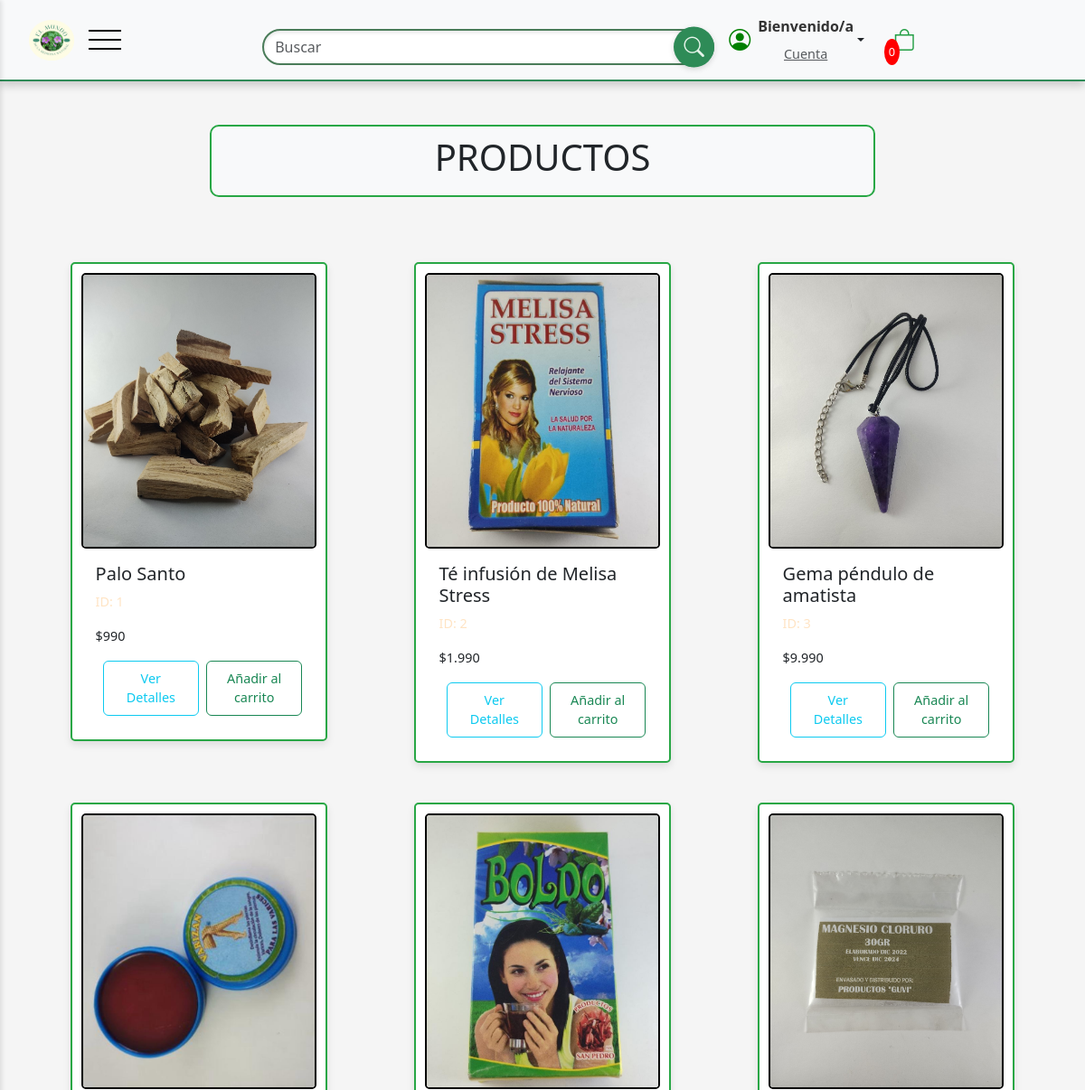
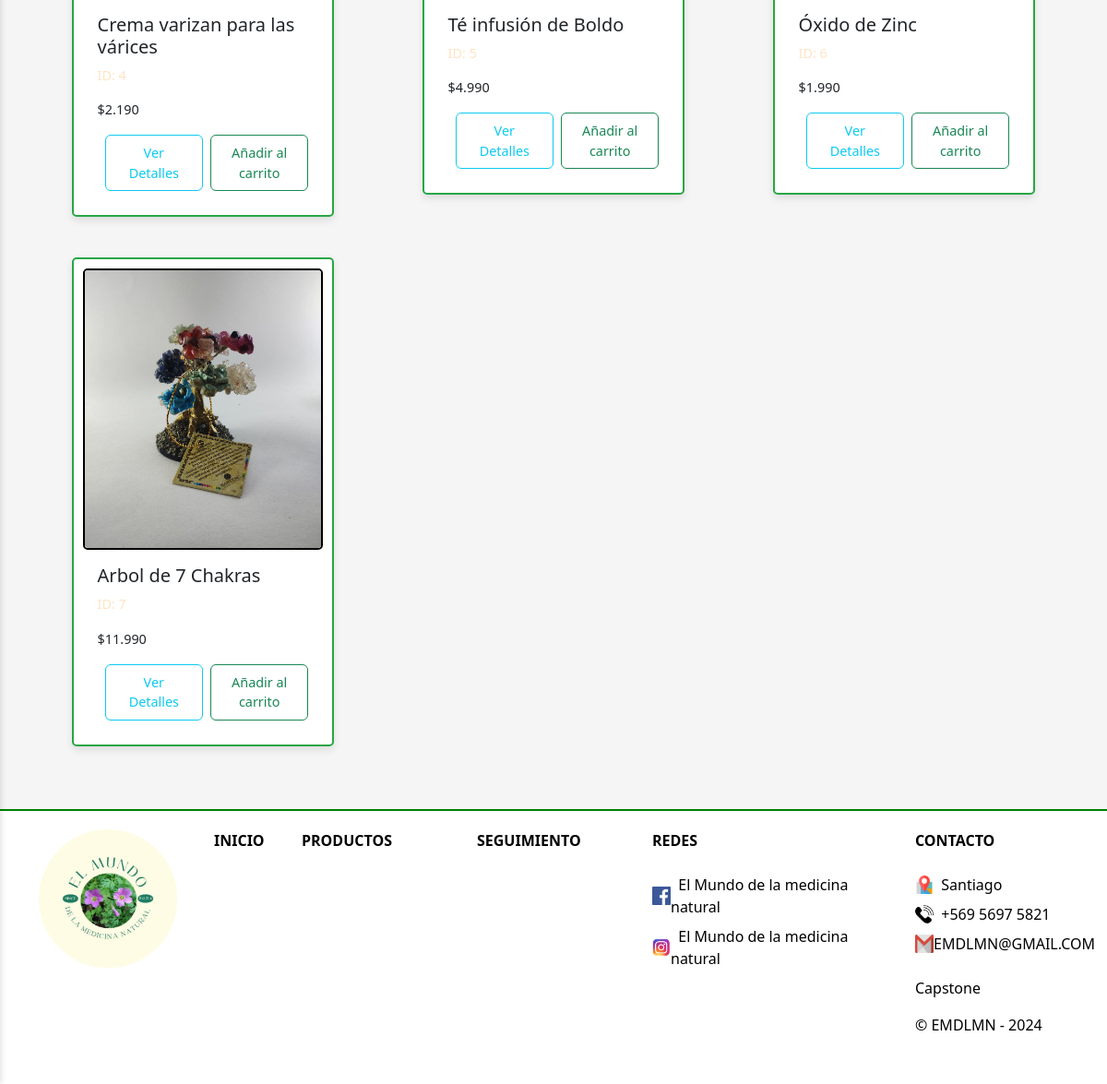
The app's page /pag_productos/ with its own data (2 pictures, top to bottom).
### naturalworld_d/models.py (models this page shows, shortened)
class Producto(models.Model):
    nombre = models.CharField(max_length=100)
    imagen = models.ImageField(upload_to="productos", null=False)
    precio = models.DecimalField(max_digits=10, decimal_places=2)
    descripcion = models.TextField()
    peso = models.DecimalField(max_digits=5, decimal_places=2, help_text="Peso en kg")
    altura = models.IntegerField(help_text="Altura en cm")
    ancho = models.IntegerField(help_text="Ancho en cm")
    largo = models.IntegerField(help_text="Largo en cm")
    TIPO_PRODUCTO_CHOICES = [
        ('tipo1', 'Tipo 1'),
        ('tipo2', 'Tipo 2'),
    ]
    tipo_producto = models.CharField(max_length=100, choices=TIPO_PRODUCTO_CHOICES, default='tipo1')
    valor_declarado = models.IntegerField(
        null=True,
        blank=True,
        help_text="Valor declarado del producto"
    )
    stock = models.PositiveIntegerField(default=0)
    def precio_formateado(self):
        return "${:,.0f}".format(self.precio).replace(",", ".")

### naturalworld_d/views.py (the view)
# urls.py: path('pag_productos/', views.pag_productos, name='pag_productos'),
def pag_productos(request):
    productos = Producto.objects.all()  # Obtener todos los productos
    return render(request, 'productos.html', {'productos': productos})

### naturalworld_d/context_processors.py (called while the page is built)
def importe_total_carrito(request):
    total_items = 0
    if request.user.is_authenticated or True:
        carrito = Carrito(request)
        for item in carrito.carrito.values():
            total_items += item['cantidad']
    return {'total_items_carrito': total_items}

def total_items_carrito(request):
    total_items = sum(item['cantidad'] for item in Carrito(request).carrito.values())
    return {'total_items_carrito': total_items}

### naturalworld_d/templates/productos.html (shortened to what this page needs)
{% extends 'base.html' %}
{% load static %}
{% load livereload_tags %}
{% load carrito_tags %}
{% block content %}
<br>
<div class="container mt-4">
    <div class="row justify-content-center">
        <div class="col-12 col-md-8">
            <div class="green-bordered-rounded">
                <h1>PRODUCTOS</h1>
            </div>
        </div>
    </div>
</div>
    <div class="container mt-4">
        <div class="row mt-5">
            {% for producto in productos %}
            <div class="col-md-4 mt-4">
                <div class="card product-card">
                    <a href="{% url 'producto_detalle' producto_id=producto.id %}" class="text-decoration-none text-dark">
                        <img src="{{ producto.imagen.url }}" class="card-img-top" alt="{{ producto.nombre }}" style="width:260px; height:305px; object-fit:cover; display:block; margin-left:auto; margin-right:auto; border: 2px solid #000000; border-radius: 5px;">
                        <div class="card-body">
                            <h5 class="card-title">{{ producto.nombre }}</h5>
                            <p class="card-text" style="color: bisque;">
                                ID: {{ producto.id }}
                            </p>
                            <p class="card-price">{{ producto.precio_formateado }}</p>
                            <div class="d-grid d-md-flex gap-2 justify-content-md-center">
                                <a href="{% url 'producto_detalle' producto_id=producto.id %}" class="btn btn-outline-info w-100 w-md-auto">Ver Detalles</a>
                                <button type="button" class="btn btn-outline-success w-100 w-md-auto add-to-cart" data-product-id="{{ producto.id }}">Añadir al carrito</button>
                            </div>
                        </div>
                    </a>
                </div>
            </div>
            {% empty %}
            <div class="col-12">
                <p>No hay productos disponibles en este momento.</p>
            </div>
            {% endfor %}
        </div>
    </div>
    <br><br>
{% endblock %}

### naturalworld_d/static/css/main.css (style rules this page uses)
body { background-color: #f8f9fa; }
.product-card { max-width: 80%; margin: 0 auto 20px; box-shadow: 0 4px 8px rgba(0, 0, 0, 0.1); transition: transform 0.3s ease, box-shadow 0.3s ease; border-radius: 8px; overflow: hidden; padding: 10px; }
.product-card .card-body { font-size: 0.9rem; }
.product-card .btn { padding: 8px 12px; font-size: 0.9rem; }
body, html { margin: 0; padding: 0; background-color: #f5f5f5; min-height: 100vh; }

### naturalworld_d/templates/productos.html (style rules this page uses)
.product-card { border: 2px solid #28a745; border-radius: 5px; }
.green-bordered-rounded { border: 2px solid #28a745; border-radius: 10px; padding: 10px; text-align: center; background-color: #f8f9fa; }

### records on screen
Producto: imagen (picture), nombre "Palo Santo", id "1", precio_formateado "$990"
Producto: imagen (picture), nombre "Té infusión de Melisa Stress", id "2", precio_formateado "$1.990"
Producto: imagen (picture), nombre "Gema péndulo de amatista", id "3", precio_formateado "$9.990"
Producto: imagen (picture), nombre "Crema varizan para las várices", id "4", precio_formateado "$2.190"
Producto: imagen (picture), nombre "Té infusión de Boldo", id "5", precio_formateado "$4.990"
Producto: imagen (picture), nombre "Óxido de Zinc", id "6", precio_formateado "$1.990"
Producto: imagen (picture), nombre "Arbol de 7 Chakras", id "7", precio_formateado "$11.990"

### other values on screen
{{ total_items_carrito }} "0"
